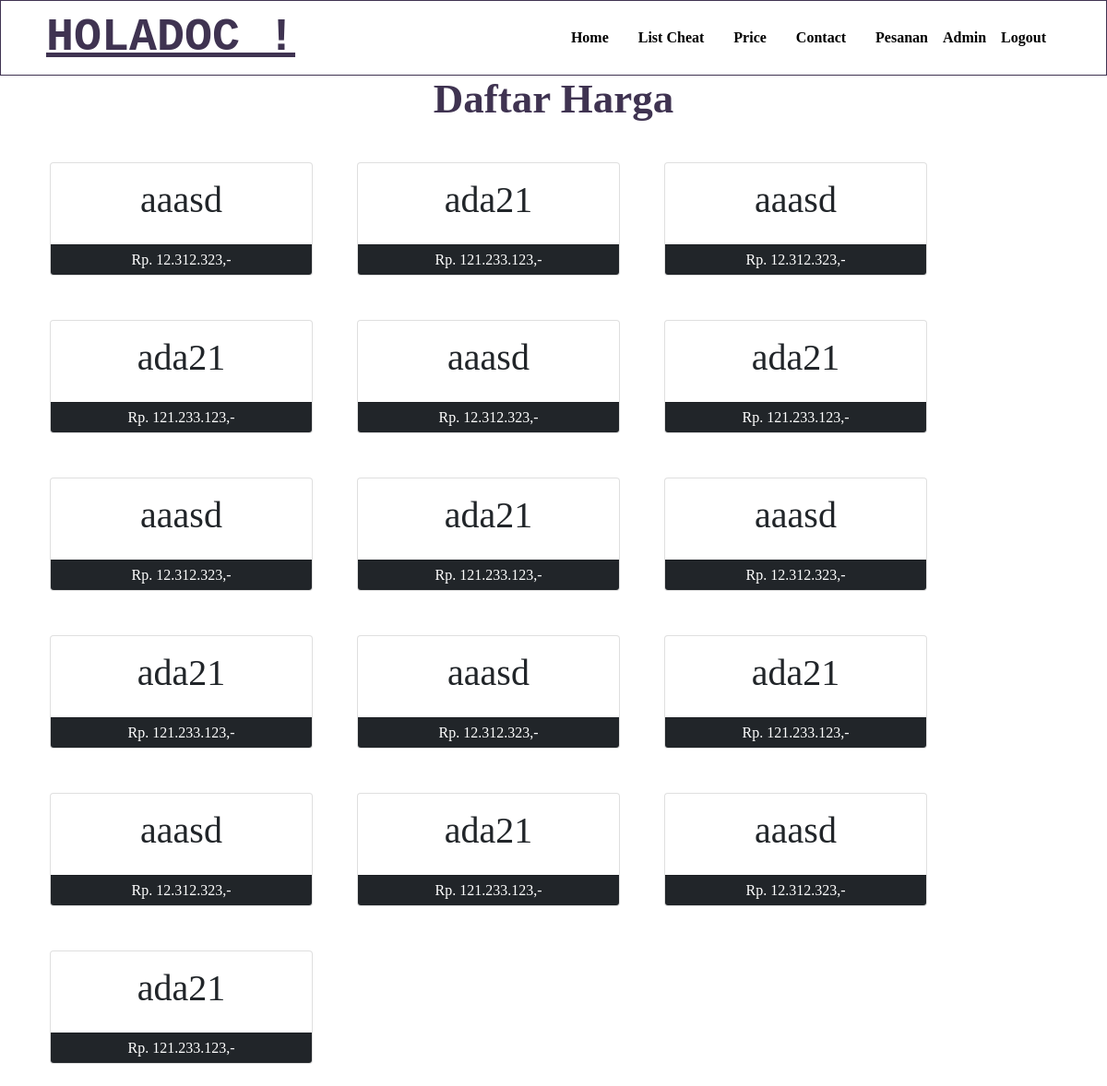
The page /price.php (signed in) on the database its author committed.
### tables this page shows
CREATE TABLE `pricelist` (
  `id_pricelist` int(11) NOT NULL,
  `name_pricelist` varchar(155) NOT NULL,
  `price` varchar(155) NOT NULL
);

### price.php (the view)
<?php require_once('template/header.php'); ?>
<?php require_once('config.php'); ?>
<?php
$sql = "SELECT * FROM pricelist";
$cheat_list = $conn->query($sql);
?>
  <div class="container">
    <h2 align="center">Daftar Harga</h2>
    <div class="row">
      <?php while($row = $cheat_list->fetch_object()): ?>
      <div class="card col-md-3 m-4 p-0">
        <div class="card-body text-center">
          <h1><?=$row->name_pricelist?></h1>
        </div>
        <div class="card-footer bg-dark text-white text-center p-0 m-0">
          <p class="p-0 m-1">Rp. <?=number_format($row->price,0,',','.')?>,-</p>
        </div>
      </div>
    <?php endwhile?>
    </div>
  </div>
<?php require_once 'template/footer.php'; ?>

### css/davito1.css (style rules this page uses)
* { text-decoration: none; margin: 0px; padding: 0px; }
body { margin: 0px; padding: 0px; font-family: 'comic sans ms'; }
h2 { font-family: 'comic sans ms'; font-weight: 800; font-size: 45px; margin-bottom: 20px; color : #3F3351; width: 100%; line-height: 50px; }
p { margin: 10px 0px 10px 0px; padding: 10px 0px 10px 0px; }

### rows shown on the page
pricelist: name_pricelist "aaasd", price "12.312.323"
pricelist: name_pricelist "ada21", price "121.233.123"
pricelist: name_pricelist "aaasd", price "12.312.323"
pricelist: name_pricelist "ada21", price "121.233.123"
pricelist: name_pricelist "aaasd", price "12.312.323"
pricelist: name_pricelist "ada21", price "121.233.123"
pricelist: name_pricelist "aaasd", price "12.312.323"
pricelist: name_pricelist "ada21", price "121.233.123"
pricelist: name_pricelist "aaasd", price "12.312.323"
pricelist: name_pricelist "ada21", price "121.233.123"
pricelist: name_pricelist "aaasd", price "12.312.323"
pricelist: name_pricelist "ada21", price "121.233.123"
pricelist: name_pricelist "aaasd", price "12.312.323"
pricelist: name_pricelist "ada21", price "121.233.123"
pricelist: name_pricelist "aaasd", price "12.312.323"
pricelist: name_pricelist "ada21", price "121.233.123"

### other values the page prints
$_SESSION['name'] "Admin"
